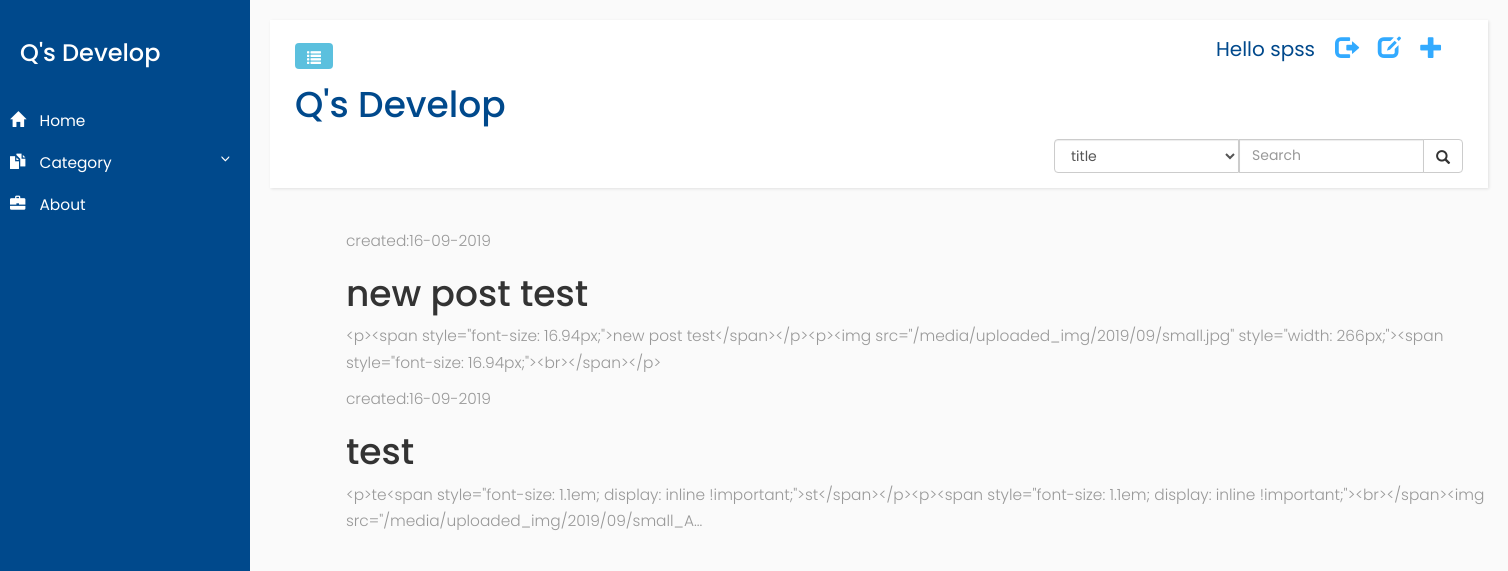
/draft/ (signed in), run on the app's committed database.
### blog/models.py (models this page shows, shortened)
class Post(models.Model):
    author = models.ForeignKey('auth.User',on_delete=models.CASCADE,)
    title = models.CharField(max_length=200)
    text = models.TextField()
    category = models.CharField(max_length=200)
    created_date = models.DateTimeField(default = timezone.now)
    published_date = models.DateTimeField(blank = True, null=True)

### blog/views.py (the view)
# urls.py: path('draft/', views.post_draft_list, name ='post_draft_list'),
def post_draft_list(request):
    posts = Post.objects.filter(published_date__isnull=True).order_by('created_date')
    return render(request, 'blog/post_draft_list.html', {'posts':posts})

### blog/templates/blog/post_draft_list.html
{% extends 'blog/base.html' %}
{% block content %}
    {% for post in posts %}
        <div class = "post">
            <p class="date">created:{{ post.created_date | date:'d-m-Y'}}</p>
            <h1><a href="{% url 'blog:post_detail' pk=post.pk %}">{{ post.title}} </a></h1>
            <p>{{ post.text | truncatechars:200 }}</p>
        </div>
    {% endfor %}
{% endblock%}

### blog/templates/blog/base.html (shortened to what this page needs)
{% load static %}
<html>
    <head>
        <link rel="stylesheet" href="https://maxcdn.bootstrapcdn.com/bootstrap/3.3.7/css/bootstrap.min.css">
        <link rel="stylesheet" href="{% static 'blog/css/blog_frame.css'%}">
        <link rel="stylesheet" href="{% static 'blog/css/blog_container.css'%}">
        <link rel="stylesheet" href="{% static 'blog/css/blog_header.css'%}">
    </head>
    <body>
        <div class="wrapper">
            <nav id="sidebar">
                    <div class="sidebar-header">
                        <h3>Q's Develop</h3>
                    </div>
                    <div class="sidebar-ul">
                       <ul class="list-unstyled components">
                            <li>
                                <a href="{% url 'blog:post_list' %}">
                                    <i class="glyphicon glyphicon-home"></i>
                                    Home
                                </a>
                                <a href="#pageSubmenu" data-toggle="collapse" aria-expanded="false">
                                    <i class="glyphicon glyphicon-duplicate"></i>
                                    Category
                                </a>
                            </li>
                            <li>
                                <a href="{% url 'blog:about' %}">
                                    <i class="glyphicon glyphicon-briefcase"></i>
                                    About
                                </a>
                            </li>
                        </ul>
                    </div>
                </nav>
            <div id="content">
                <nav class="navbar navbar-default">
                    <div class="container-fluid">
                        <div class="navbar-header">
                            <button type="button" id="sidebarCollapse" class="btn btn-info navbar-btn">
                                <span class="glyphicon glyphicon-list"></span>
                            </button>
                        </div>
                        {% if user.is_authenticated %}
                        <a href="{% url 'blog:post_new_init' %}" class="top-menu"><span class="glyphicon glyphicon-plus"></span></a>
                        <a href="{% url 'blog:post_draft_list' %}" class="top-menu"><span class="glyphicon glyphicon-edit"></span></a>
                        <a href="{% url 'logout' %}" class="top-menu"><span class="glyphicon glyphicon-log-out"></span></a>
                        <span class="userName">Hello {{ user.username }}</span>
                        {% else %}
                        <a href="{% url 'blog:signin' %}" class="top-menu"><span class="glyphicon glyphicon-log-in"></span></span></a>
                        {% endif %}
                        <h1 id="blog-title"><a href="http://127.0.0.1:8000/">Q's Develop</a></h1>
                        <div class ="search-box">
                            <form class="search-box-form" action="{% url 'blog:post_list' %}" method="get">
                                <div class="input-group">
                                    <select name ='fd_name' class="form-control" >
                                            <option value ='title'>title</option>
                                    </select>
                                    <input type="text" name="item" class="form-control" placeholder="Search">
                                    <div class="input-group-btn">
                                        <button class='btn btn-default' type='submit'>
                                            <i class="glyphicon glyphicon-search"></i>
                                        </button>
                                    </div>
                                </div>
                            </form>
                        </div>
                    </div>
                </nav>
                <div class = "container">
                    <div>
                        {% block content%}
                        {% endblock%}
                    </div>
                </div>
            </div>
        </div>
    </body>
</html>

### blog/static/blog/css/blog_frame.css (style rules this page uses)
body { font-family: 'Poppins', sans-serif; background: #fafafa; }
p { font-family: 'Poppins', sans-serif; font-size: 1.1em; font-weight: 300; line-height: 1.7em; color: #999; }
a, a:hover, a:focus { color: inherit; text-decoration: none; transition: all 0.3s; }
.navbar { padding: 15px 10px; background: #fff; border: none; border-radius: 0; margin-bottom: 40px; box-shadow: 1px 1px 3px rgba(0, 0, 0, 0.1); }
.navbar-btn { box-shadow: none; outline: none !important; border: none; }
i, span { display: inline-block; }
.wrapper { display: flex; align-items: stretch; }
#sidebar { min-width: 250px; max-width: 250px; background: #00498c; color: #fff; transition: all 0.3s; }
#sidebar ul li a { text-align: left; }
#sidebar .sidebar-header { padding: 20px; background: #00498c; position: fixed; padding-right: 0; }
#sidebar .sidebar-ul { position: fixed; width: 250px; top: 80px; }
#sidebar .sidebar-ul ul.components { padding: 20px 0; position: relative; }
#sidebar ul li a { padding: 10px; font-size: 1.1em; display: block; }
#sidebar ul li a i { margin-right: 10px; }
a[data-toggle="collapse"] { position: relative; }
a[aria-expanded="false"]::before, a[aria-expanded="true"]::before { content: '\e259'; display: block; position: absolute; right: 20px; font-family: 'Glyphicons Halflings'; font-size: 0.6em; }
#content { padding: 20px; min-height: 100vh; transition: all 0.3s; }

### blog/static/blog/css/blog_container.css (style rules this page uses)
#content { width: 100%; }
.container { margin-right: auto; margin-left: 5%; }

### blog/static/blog/css/blog_header.css (style rules this page uses)
#blog-title { color: #00498c; size : 100px; margin-top: 50px; }
.top-menu, .top-menu:hover, .top-menu:visited { color: #32AAFF; float: right; font-size: 17pt; margin-right: 20px; }
.userName { float: right; margin-right: 20px; color: #00498c; font-family: inherit; font-size: 20px; }
.input-group { display: inline-flex; float: right; }
.input-group-btn { width: 40px; }
.input-group-btn button { height: 34px; }

### data on the page
Post: created_date "16-09-2019", title "new post test", text "<p><span style=\"font-size: 16.94px;\">new post test</span></p><p><img src=\"/media/uploaded_img/2019/09/small.jpg\" style=\"width: 266px;\"><span style=\"font-size: 16.94px;\"><br></span></p>"
Post: created_date "16-09-2019", title "test", text "<p>te<span style=\"font-size: 1.1em; display: inline !important;\">st</span></p><p><span style=\"font-size: 1.1em; display: inline !important;\"><br></span><img src=\"/media/uploaded_img/2019/09/small_A..."

### other printed values
{{ user.username }} "spss"
